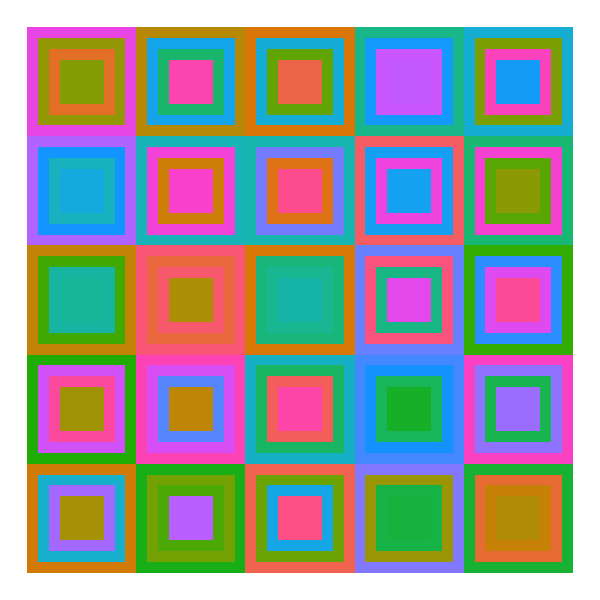

Here is the R script that generated this plot:
library(ggplot2)
library(randomcoloR)
library(here)

makeMatrix <- function(n) {
  z <- data.frame(matrix(ncol = n + 1, nrow = n ^ 2))
  
  z[1] <- rep(1:n, rep(n, n), length.out = n ^ 2)
  z[2] <- rep(1:n, rep(n, n))
  
  q <- "ggplot(z)"
  for(i in 1:(n-1)) {
    z[i+2] <- randomColor(count = n ^ 2)
    nam <- paste("X", i+2, sep = "")
    wh <- 1-(i-1)/n
    q <- paste(q, " + geom_tile(aes(X1, X2, width = ", wh, ", height = ", wh, ", fill = ", nam, "))", sep = "")
  }
  
  qq <- paste(q, "theme_void() + theme(legend.position = \'none\')", sep = " + ")
  print(qq)
  eval(parse(text = qq))
  }

makeMatrix(5)

ggsave(here("squares.png"), height = 5, width = 5)
